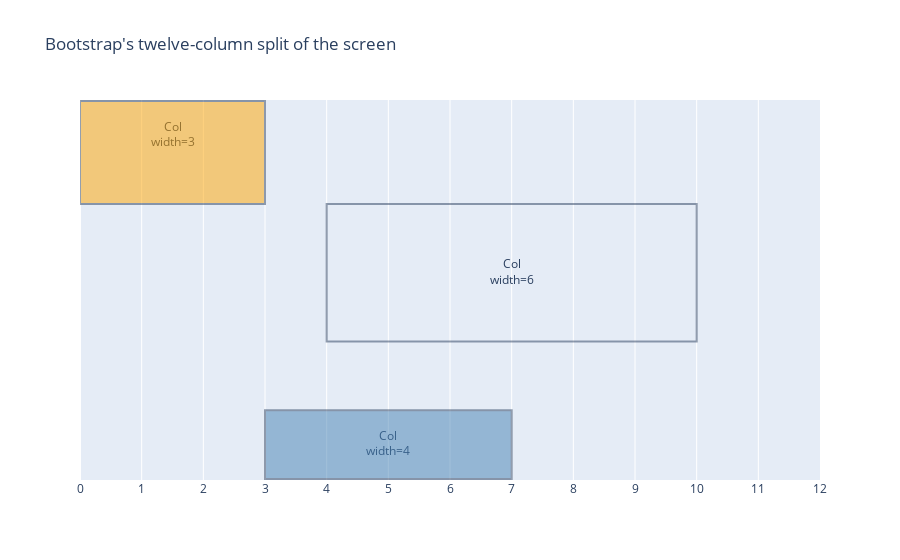

Notebook code for this chart:
### Markdown cell above
## Bootstrap - how column widths work:

### Code cell
import plotly.graph_objects as go
fig = go.Figure()


fig.add_shape(type='rect', x0=0, x1=3, y0=10, y1=13, fillcolor='orange', opacity=0.5)
fig.add_scatter(x=[1.5], y=[12], mode='text', text='Col<br>width=3')
fig.add_shape(type='rect', x0=4, x1=10, y0=6, y1=10, opacity=0.5)
fig.add_scatter(x=[7], y=[8], mode='text', text='Col<br>width=6')
fig.add_shape(type='rect', x0=3, x1=7, y0=2, y1=4, fillcolor='steelblue', opacity=0.5)
fig.add_scatter(x=[5], y=[3], mode='text', text='Col<br>width=4')

fig.layout.xaxis.tickvals = list(range(0, 13))
fig.layout.yaxis.tickvals = []
fig.layout.xaxis.range = [0, 12]
fig.layout.showlegend = False
fig.layout.title = 'Bootstrap\'s twelve-column split of the screen'

fig

### Figure 1 — Plotly figure (JSON) as saved in the notebook; plotly's stock layout.template omitted (floating-point values rounded to 4 significant figures)
{"data": [{"mode": "text", "text": "Col<br>width=3", "x": [1.5], "y": [12], "type": "scatter"}, {"mode": "text", "text": "Col<br>width=6", "x": [7], "y": [8], "type": "scatter"}, {"mode": "text", "text": "Col<br>width=4", "x": [5], "y": [3], "type": "scatter"}], "layout": {"shapes": [{"fillcolor": "orange", "opacity": 0.5, "type": "rect", "x0": 0, "x1": 3, "y0": 10, "y1": 13}, {"opacity": 0.5, "type": "rect", "x0": 4, "x1": 10, "y0": 6, "y1": 10}, {"fillcolor": "steelblue", "opacity": 0.5, "type": "rect", "x0": 3, "x1": 7, "y0": 2, "y1": 4}], "xaxis": {"tickvals": [0, 1, 2, 3, 4, 5, 6, 7, 8, 9, 10, 11, 12], "range": [0, 12]}, "yaxis": {"tickvals": []}, "showlegend": false, "title": {"text": "Bootstrap's twelve-column split of the screen"}}}
